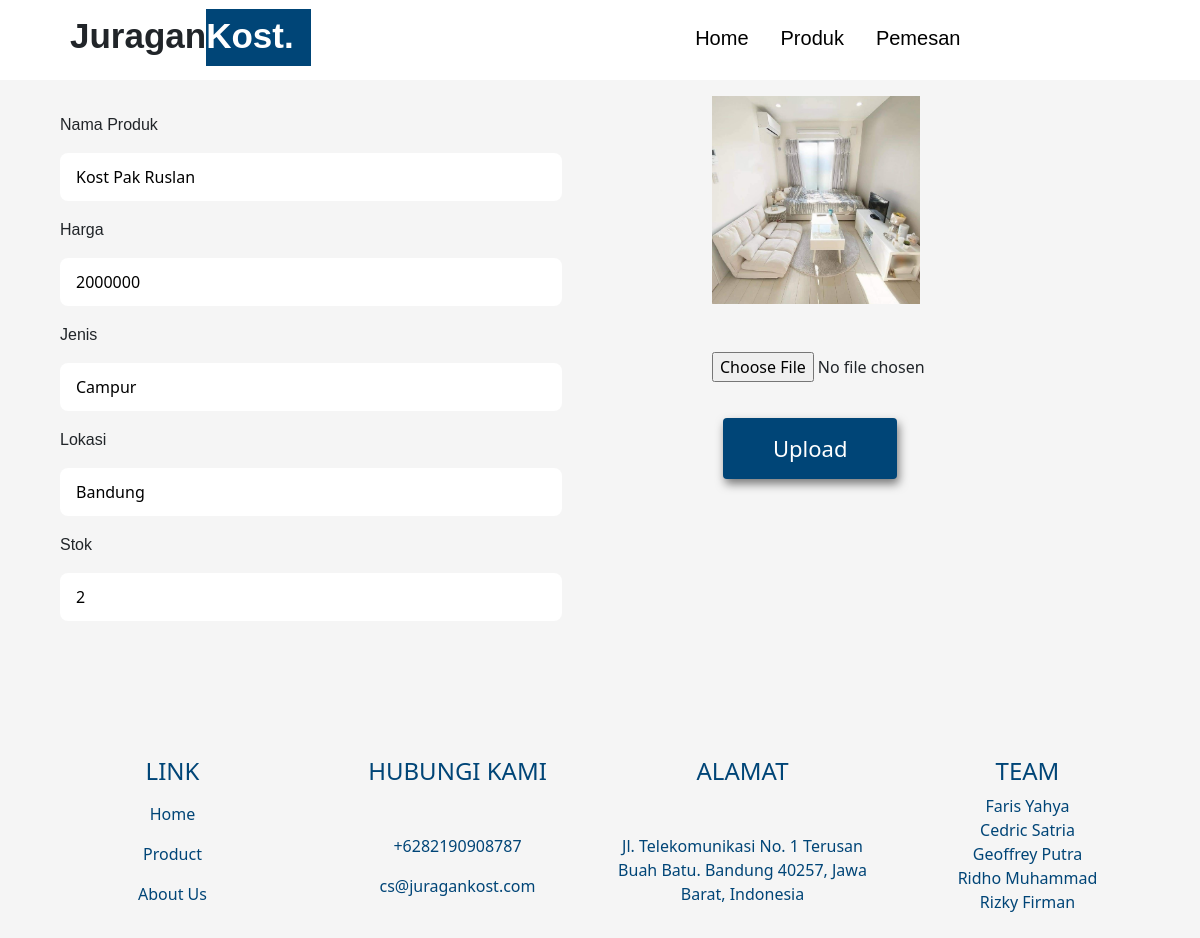
The page /edit.php?id_produk=35 (signed in) on the database its author committed.
### tables this page shows
CREATE TABLE `produk` (
  `id_produk` int(11) NOT NULL,
  `nama_produk` varchar(50) NOT NULL,
  `harga` int(50) NOT NULL,
  `foto` varchar(100) DEFAULT NULL,
  `jenis` varchar(50) DEFAULT NULL,
  `lokasi` varchar(50) NOT NULL,
  `deskripsi` varchar(1000) NOT NULL,
  `stok` int(11) NOT NULL DEFAULT 0
);

### edit.php (the view, shortened to what this page needs)
<?php
include 'proses/koneksi.php';
$id_produk = $_GET['id_produk'];
$query = mysqli_query($koneksi, "SELECT * FROM produk WHERE id_produk = '$id_produk'");
$data = mysqli_fetch_assoc($query);
?>
<!DOCTYPE html>
<html lang="en">
<head>
    <link rel="stylesheet" href="css/editt.css">
    <link href="https://cdn.jsdelivr.net/npm/bootstrap@5.2.3/dist/css/bootstrap.min.css" rel="stylesheet"
>
</head>
<body style="background-color: #F5F5F5;">
    <nav class="navbar" style="position: fixed;">
        <div class="navbar-container">
            <div class="logo">
                <h2>Juragan<span>Kost.</span></h2>
            </div>
            <ul class="menu-items">
                <li><a href="admin.php#home">Home</a></li>
                <li><a href="admin.php#produk">Produk</a></li>
                <li><a href="#pemesan">Pemesan</a></li>
            </ul>
            <a href="logout.php" id="shopping-cart-button"><i data-feather="log-out" class="shopping"></i></a>
        </div>
    </nav>
    <div class="container-fluid" style="margin-top: 6em;">
        <form action="proses/edit.php" method="POST">
            <div class="row">
                <div class="col-7">
                    <div class="input">
                        <label for="">Nama Produk</label><br>
                        <input type="text" class="mt-3" name="nama_produk" value="<?php echo $data["nama_produk"]; ?>">
                    </div>
                    <div class="input">
                        <label for="">Harga</label><br>
                        <input type="text" class="mt-3" name="harga" value="<?php echo $data["harga"]; ?>">
                    </div>
                    <div class="input">
                        <label for="">Jenis</label><br>
                        <input type="text" class="mt-3" name="jenis" value="<?php echo $data["jenis"]; ?>">
                    </div>
                    <div class="input">
                        <label for="">Lokasi</label><br>
                        <input type="text" class="mt-3" name="lokasi" value="<?php echo $data["lokasi"]; ?>">
                    </div>
                    <div class="input">
                        <label for="">Stok</label><br>
                        <input type="number" class="mt-3" name="stok" value="<?php echo $data["stok"]; ?>" required>
                    </div>
                </div>
                <div class="col-5">
                    <div class="photo">
                        <img id="profileImage" src="asset/<?php echo $data["foto"]; ?>" width="50%"
                            style="height: 13em;width: 13em;" alt=""><br>
                        <input requ type="file" name="foto" class="mt-5" value="<?php echo $data["foto"]; ?>"
                            onchange="updateImagePreview(event)" required>
                    </div>
                    <a><button class="upload" type="submit" name="submit">Upload</button></a>
                </div>
            </div>
        </form>
    </div>
    <footer style="background-color: #F5F5F5;padding-bottom: 1em">
        <div class="container" style="margin-top: 7em;color:#004577;">
            <div class="row d-flex justify-content-center text-center">
                <div class="col-3 mt-4 foter">
                    <h4>LINK</h4>
                    <p class="mt-3">
                        <a href="#home" class="footer-hover">Home</a>
                    </p>
                    <p>
                        <a href="#produk" class="footer-hover">Product</a>
                    </p>
                    <p>
                        <a href="#about" class="footer-hover">About Us</a>
                    </p>
                </div>
                <div class="col-3 mt-4">
                    <h4>HUBUNGI KAMI</h4>
                    <div class="mt-5">
                        <p> +6282190908787</p>
                        <p>cs@juragankost.com</p>
                    </div>
                </div>
                <div class="col-3 mt-4">
                    <h4>ALAMAT</h4>
                    <div class="mt-5">
                        Jl. Telekomunikasi No. 1 Terusan Buah Batu. Bandung 40257, Jawa Barat, Indonesia<br>
                    </div>
                </div>
                <div class="col-3 mt-4">
                    <h4>TEAM</h4>
                    <div class="mt-2">
                        Faris Yahya<br>Cedric Satria<br>Geoffrey Putra<br>Ridho Muhammad<br>Rizky Firman
                    </div>
                </div>
            </div>
        </div>
    </footer>
</body>
</html>

### css/editt.css (style rules this page uses)
:root { --title: "title", sans-serif; --text: "text", sans-serif; --black-color: #1a1a1a; --grey-color: #292a2e; --white-color: #f7f7f7; --blue-color: #004577; --light-black: rgba(0, 0, 0, 0.89); --black: #000; --white: #fff; --grey: #aaa; }
* { margin: 0; padding: 0; box-sizing: border-box; outline: none; border: none; text-decoration: none; }
html { scroll-behavior: smooth; }
body { overflow-x: hidden; }
.navbar { display: flex; justify-content: space-between; align-items: center; padding: 1.4rem 7%; background-color:var(--white); position: fixed; top: 0; left: 0; right: 0; z-index: 9999; }
.navbar-container { display: flex; justify-content: space-between; align-items: center; height: 64px; }
.navbar-container .shopping { position: absolute; top: 0%; right: 2%; height: 10vh; width: 5rem; padding: 0 1.6rem; color: var(--blue-color); transition: 0.3s; }
.logo h2 { font-family: var(--title); font-size: 35px; line-height: 80px; font-weight: 600; margin-left: 2em; }
.logo h2 span { background-color: var(--blue-color); font-weight: 600; padding-right: 0.5em; padding-bottom: 0.3em; padding-top: 0.2em; color: var(--white); }
.menu-items { order: 2; display: flex; margin-left: 20em; margin-top: 0.8em; }
.menu-items li { list-style: none; margin-left: 2rem; font-size: 1.2rem; display: flex; }
.navbar-container ul a { text-decoration: none; font-family: var(--text); color: var(--black); font-size: 20px; position: relative; }
.navbar-container ul a:after { content: ""; position: absolute; background-color: #295a8d; height: 3px; width: 0; left: 0; bottom: -10px; transition: 0.3s; color: #e0e0e0; }
.upload { position: absolute; top: 1em; padding: 14px 50px; background: var(--blue-color); border: none; border-radius: 4px; color: #fff; text-decoration: none; font-size: 22px; display: inline-block; margin: 18em 0.5em; box-shadow: 2px 5px 10px rgba(0, 0, 0, 0.5); transition: all 0.4s ease-in-out; }
.footer-hover { text-decoration: none; color: #004577; }
.input { margin-left: 3em; margin-top: 1em; }
.input label { font-family: var(--text); }
.input input { width: 80%; height: 3em; border: none; border-radius: 0.5em; padding: 1em; }

### rows shown on the page
produk: nama_produk "Kost Pak Ruslan", harga "2000000", jenis "Campur", lokasi "Bandung", stok "2", foto (picture)
